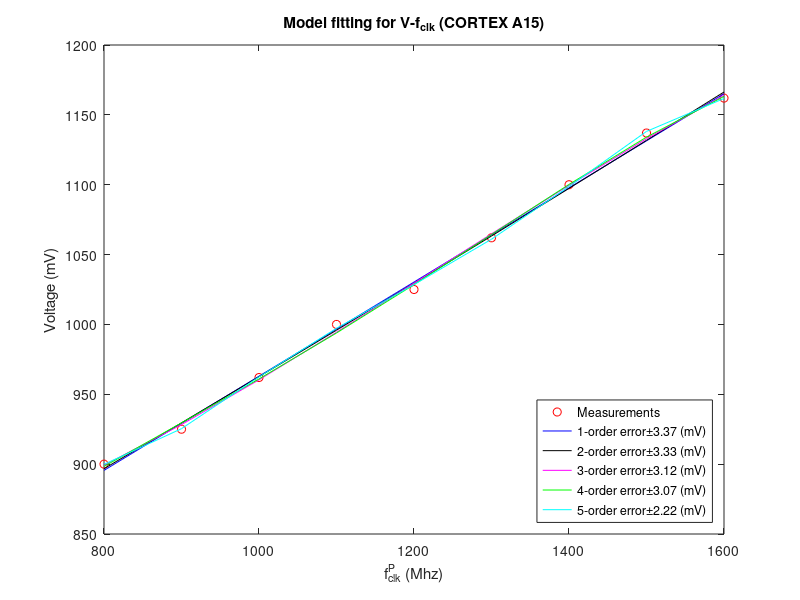
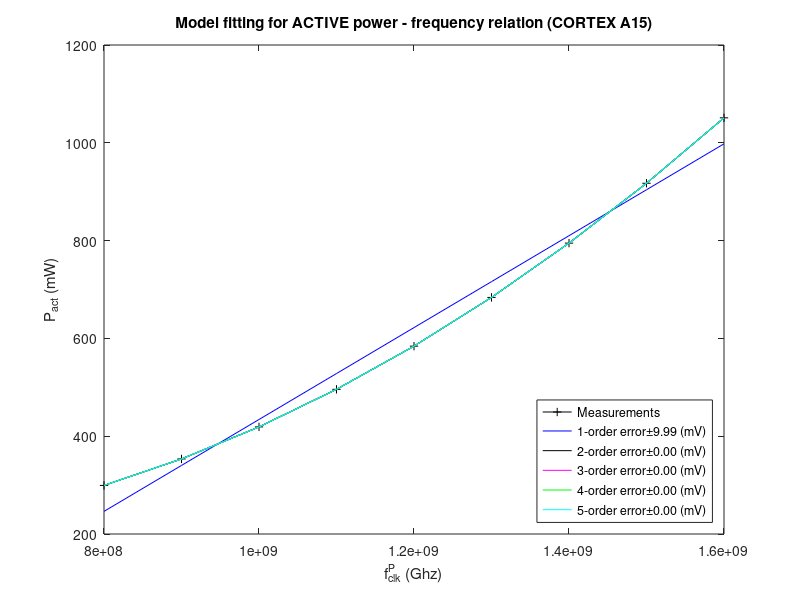
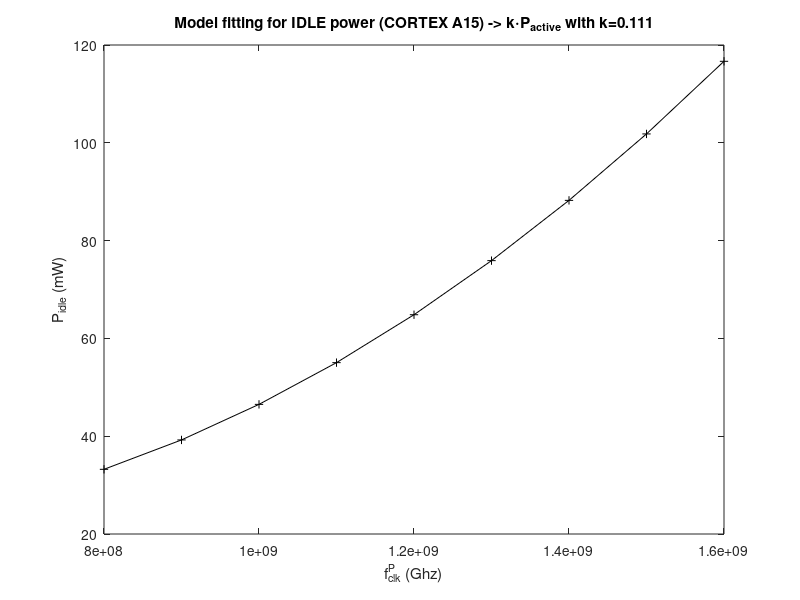

Recreate these plots in MATLAB, in order.
%% MODEL FITTING FOR CORTEX - A15 (Google Nexus 10)
% This script models the active and idle power of the processor. Moreover,
% it also computes the relation between frequency and voltage.

%% Required variables
close all; clear all; clc;

%conversion units
Mhz2Hz=1e6; %from Mhz to Hz
V2mV=1e3; %from V to mV
W2mW=1e3; %from W to mW

%order of polynomial model fitting
order=[1 2 3 4 5];

%color codes for plotting curves
color={'b-','k-','m-','g-','c-'};

%% Voltage-frequency fitting
% The model for the relation between Voltage ($V$) and frequency ($f$) is 
% $V=p_1f^n + p_2f^{n-1} + ... + p_nf + p_{n+1}$ 

%frequency-Voltage measurements 
% Obtained from "The Energy/Frequency Convexity Rule for a Program’s Energy Consumption: Modeling, Thermosensitivity and Applications"(Pag 48, Table 3.6)
f = [800 900 1000 1100 1200 1300 1400 1500 1600]*Mhz2Hz; %Hz 
V = [900 925 962 1000 1025 1062 1100 1137 1162]*1/V2mV; %V 

% model fitting
ws = warning('off','all');  % Turn off warning
for i=1:numel(order)
    [vf_p{i},vf_err{i}] = polyfit(f,V,order(i));
end
warning (ws);  % Turn on warning

% display results
figure(1); plot(f/Mhz2Hz,V*V2mV,'ro'); hold on;set(0, 'defaultTextInterpreter', 'tex');

cad =' legend (''Measurements''';
for i=1:numel(order)
    pop_fit = polyval(vf_p{i},f,vf_err{i}); plot(f/Mhz2Hz,pop_fit*V2mV,color{i});    
    cad = [cad [',''' sprintf('%d',i) '-order error\pm' sprintf('%.2f (mV)',sqrt(vf_err{i}.normr*V2mV)) '''']];
end
eval ([cad ',''Location'', ''SouthEast'');']);

title('\bf{Model fitting for V-f_{clk} (CORTEX A15)}');
xlabel('f_{clk}^P (Mhz)'); ylabel('Voltage (mV)');

%% Active power model
% The model for the relation between Power active ($P_{act}$) and frequency ($f$) is 
% $P_{act}=p_1f^n + p_2f^{n-1} + ... + p_nf + p_{n+1}$ 

f = [800 900 1000 1100 1200 1300 1400 1500 1600]*1e6; %Mhz (1e6)
f = f*1e-9;

%generate measurements from model in thesis
p = [0.569 -0.426 0.276]; %model params from paper
Pact = p(1).*f.*f + p(2).*f + p(3); %Pact = Pact.* 1e-5 .* rand(1, numel(Pact));
scaling_factor = [1 2];
f=f*1e9;

% model fitting
ws = warning('off','all');  % Turn off warning
for i=1:numel(order)
    [Pa_p{i},Pa_err{i}] = polyfit(f,Pact,order(i));
end
warning (ws);  % Turn on warning

% display results
figure(2);plot(f,Pact*W2mW,'k-+'); hold on;set(0, 'defaultTextInterpreter', 'tex');

cad =' legend (''Measurements''';
for i=1:numel(order)
    pop_fit = polyval(Pa_p{i},f,Pa_err{i}); plot(f,pop_fit*W2mW,color{i});    
    cad = [cad [',''' sprintf('%d',i) '-order error\pm' sprintf('%.2f (mV)',sqrt(Pa_err{i}.normr*V2mV)) '''']];
end
eval ([cad ',''Location'', ''SouthEast'');']);

xlabel('f_{clk}^P (Ghz)'); ylabel('P_{act} (mW)');
title('\bf{Model fitting for ACTIVE power - frequency relation (CORTEX A15)}');

%% Idle power model
% The model for the relation between idle power ($P_{idle}$) and frequency ($f$) is 
% $P_{idle}=k(f) * P_{act} = K * P_{act}$ 

%data from thesis
k = 0.111;
Pidle = k.* Pact;

% display results
figure(3);plot(f,Pidle*W2mW,'k-+'); hold on;set(0, 'defaultTextInterpreter', 'tex');
title(['\bf{Model fitting for IDLE power (CORTEX A15) -> k\cdotP_{active}}' sprintf(' with k=%.3f', k)]);
xlabel('f_{clk}^P (Ghz)'); ylabel('P_{idle} (mW)');